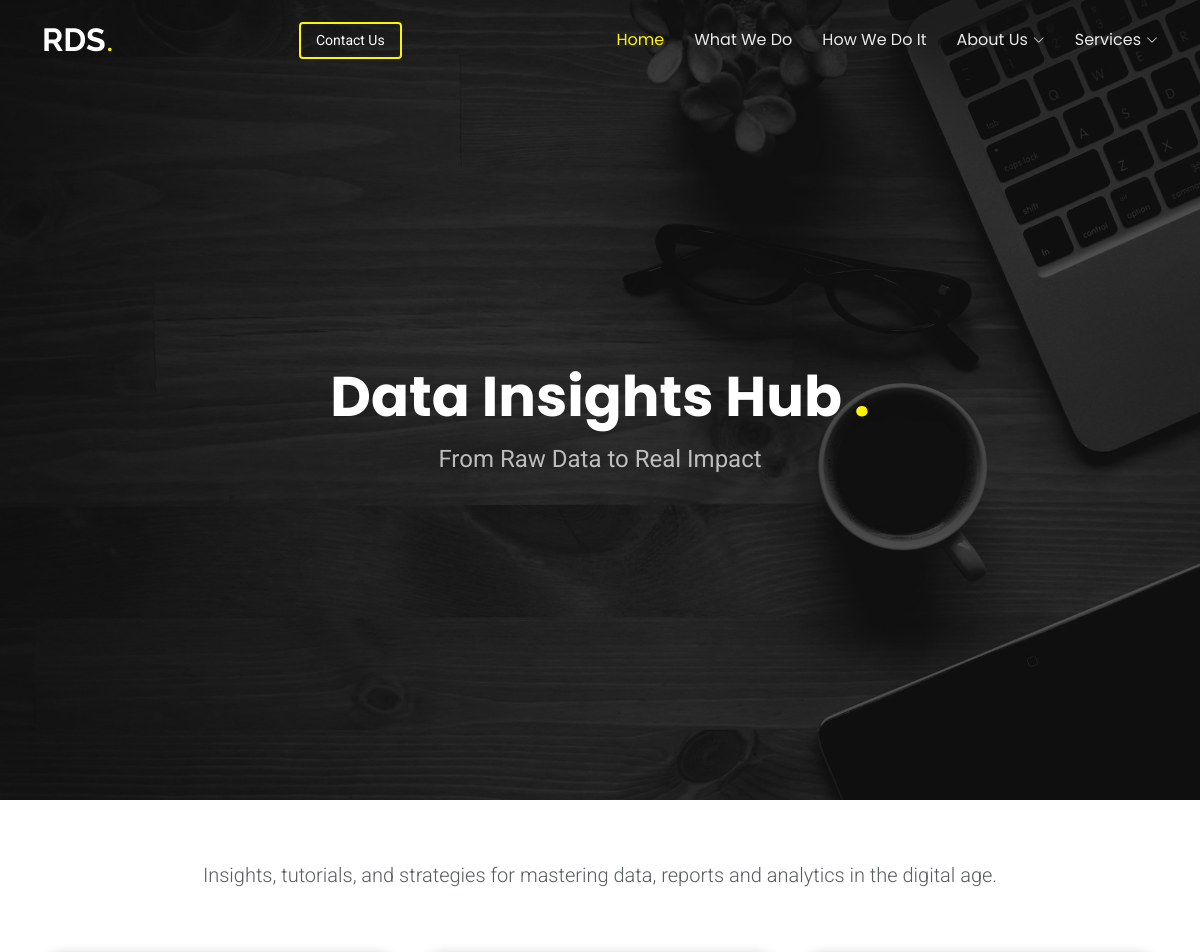
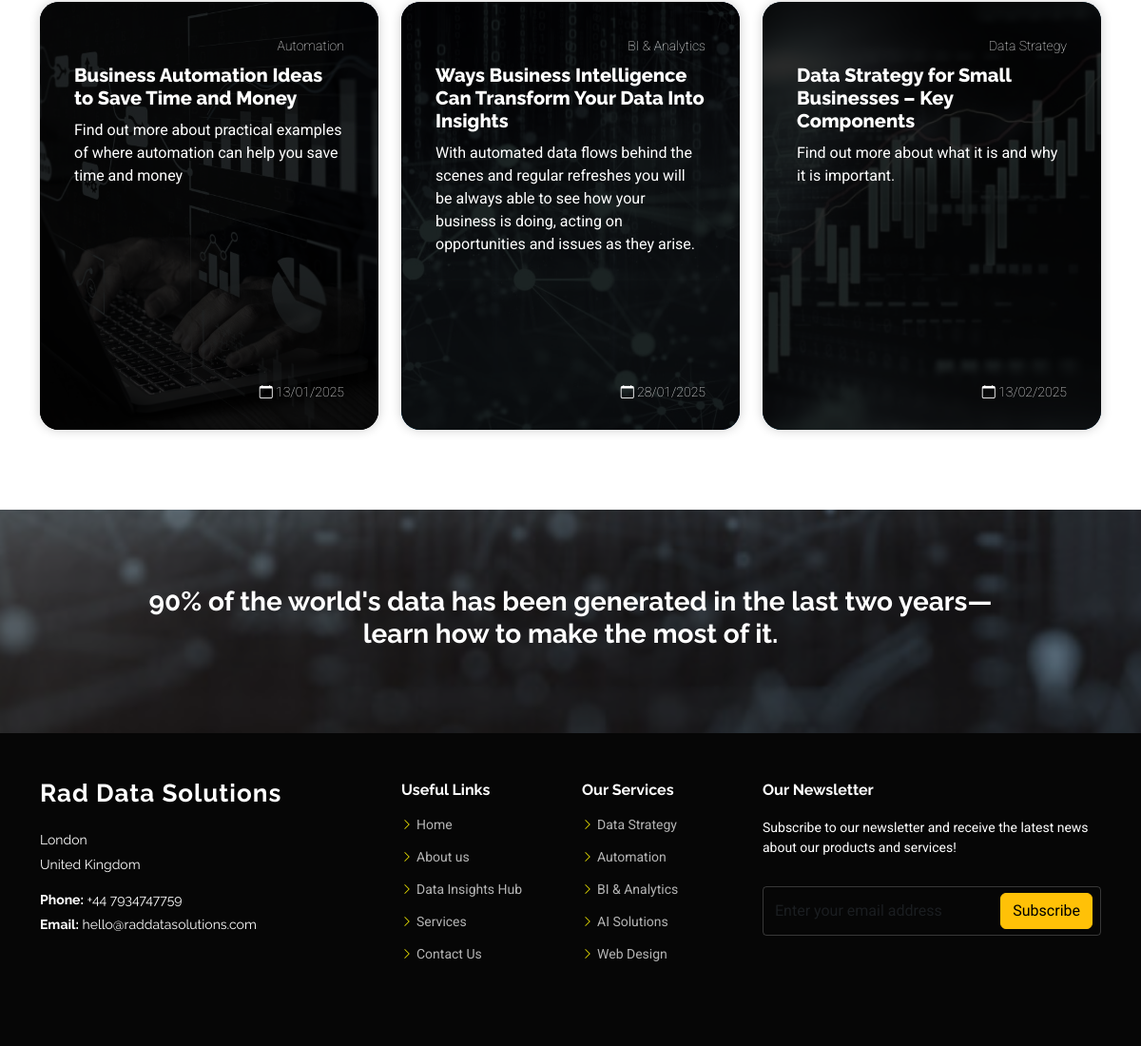
Screenshot of /blog/ with the database file from the repository (2 pictures, top to bottom).
### portfolio/models.py (models this page shows, shortened)
class DataSolutionCategory(models.Model):
	CATEGORY_CHOICES = [
		('DM', 'Data Strategy & Management'),
		('DE', 'Data Integration & Automation'),
		('DA', 'Business Insights & Analytics'),
		('DS', 'Machine Learning & AI'),
		('SP', 'Data Security & Privacy'),
		('CD', 'Cloud Data Solutions'),
		('OT', 'Other Services'),  # For any other category
		('WD', 'Web Design'),
	]
	id = models.AutoField(primary_key=True) # Auto-generated ID (hidden by default)
	code = models.CharField(max_length=2,choices=CATEGORY_CHOICES,default='OT',)
	name = models.CharField(max_length=100, blank=True, null=True)
	name_full = models.CharField(max_length=255, blank=True, null=True)
	name_alternate = models.CharField(max_length=255, blank=True, null=True)
	desc = models.TextField(blank=True, null=True)  # Optional description of the category
	desc_oneliner = models.CharField(max_length=255, blank=True, null=True)
	desc_short = models.CharField(max_length=500, blank=True, null=True)
	bg_img_path = models.CharField(max_length=255, blank=True, null=True)
	bi_icon = models.CharField(max_length=255, blank=True, null=True)
	href = models.CharField(max_length=255, blank=True, null=True)
	is_visible = models.BooleanField(default=True)
	def get_absolute_url(self):
		return reverse('service_detail', kwargs={'href': self.href})
	class Meta:
		verbose_name = "Data Solution Category"
		verbose_name_plural = "Data Solution Categories"

### portfolio/views.py (the view)
# urls.py: path('blog/', views.blog, name='blog'),
def blog(request):
	context = {
		'categories': categories,
		**GLOBAL_PRESETS,
		'articles':articles
	}
	return render(request, 'blog.html', context)

### portfolio/forms.py
class NewsletterSubscriptionForm(forms.ModelForm):
	class Meta:
		model = NewsletterSubscription
		fields = ['email']
		widgets = {
			'email': forms.EmailInput(attrs={
				'class': 'form-control',
				'placeholder': 'Enter your email address',
			}),
		}
		labels = {
			'email': '',  # No label for cleaner design
		}

### portfolio/context_processors.py (called while the page is built)
def newsletter_form(request):
    return {'newsletter_form': NewsletterSubscriptionForm()}

### portfolio/templates/blog.html
{% extends 'base.html' %}
{% load static %}
{% block content %}
{% include 'nav.html' %}
    <section id="hero_blog" class="hero section dark-background">
      <img src="{% static 'assets/img/blog/blog.jpg' %}" alt="" data-aos="fade-in">
      <div class="container">
        <div class="row justify-content-center text-center" data-aos="fade-up" data-aos-delay="20">
          <div class="col-xl-6 col-lg-8">
            <h2>
            Data Insights Hub
            <span>.</span></h2>
            <p>
            From Raw Data to Real Impact
            </p>
          </div>
        </div>
      </div>
    </section>
    <section class="blog_section">
      <div class="container">
        <div class="row">
          <div class="col text-center mb-5">
            <p class="lead text-muted">Insights, tutorials, and strategies for mastering data, reports and analytics in the digital age.</p>
          </div>
        </div>
        <div class="row">
          {% for article in articles %}
          <div class="col-sm-12 col-md-6 col-lg-4 mb-4">
            <div class="card blog_section_item card-has-bg" style="background-image: url('{% static 'assets/img/' %}{{article.img_static_path}}');">
              <div class="card-img-overlay d-flex flex-column justify-content-start">
                <div class="card-body">
                  <div class="d-flex gap-2 justify-content-end">
                    <small class="card-meta text-white mb-2">{{ article.service }}</i></small>
                  </div>
                  <h5 class="card-title text-white">{{article.title}}</h5>
                  <p class="card-text text-white">{{article.desc}}</p>
                </div>
              <div class="card-footer bg-transparent border-top-0 text-end">
                <small class="card-meta text-white mb-2"><i class="bi bi-calendar"></i> {{article.created}}</small>
              </div>
            </div>
            </div>
          </div>
          {% endfor %}
        </div>
      </div>
    </section>
    <section id="call-to-action" class="call-to-action section dark-background">
      <img src="{% static 'assets/img/cta-bg.jpg' %}" alt="">
      <div class="container">
        <div class="row justify-content-center" data-aos="zoom-in" data-aos-delay="20">
          <div class="col-xl-10">
            <div class="text-center">
              <h3>90% of the world's data has been generated in the last two years—learn how to make the most of it.</h3>
            </div>
          </div>
        </div>
      </div>
    </section>
{% endblock %}

### portfolio/templates/footer.html (shortened to what this page needs)
<footer id="footer" class="footer dark-background">
    <div class="footer-top">
      <div class="container">
        <div class="row gy-4">
          <div class="col-lg-4 col-md-6 footer-about">
            <a href="index.html" class="logo d-flex align-items-center">
              <span class="sitename">{{name_full}}</span>
            </a>
            <div class="footer-contact pt-3">
              <p>{{ address_1 }}</p>
              <p>{{ address_2 }}</p>
              <p class="mt-3"><strong>Phone:</strong> <span>{{ contact_phone }}</span></p>
              <p><strong>Email:</strong> <span>{{ contact_email }}</span></p>
            </div>
          </div>
          <div class="col-lg-2 col-md-3 footer-links">
            <h4>Useful Links</h4>
            <ul>
              <li><i class="bi bi-chevron-right"></i> <a href="{% url 'home' %}"> Home</a></li>
              <li><i class="bi bi-chevron-right"></i> <a href="{% url 'about_team' %}"> About us</a></li>
              <li><i class="bi bi-chevron-right"></i> <a href="{% url 'blog' %}"> Data Insights Hub</a></li>
              <li><i class="bi bi-chevron-right"></i> <a href="{% url 'home' %}#services"> Services</a></li>
              <li><i class="bi bi-chevron-right"></i> <a href="{% url 'contact_us' %}"> Contact Us</a></li>
            </ul>
          </div>
          <div class="col-lg-2 col-md-3 footer-links">
            <h4>Our Services</h4>
            <ul>
              {% for cat in categories %}
              <li><i class="bi bi-chevron-right"></i> <a href="{{ cat.get_absolute_url }}">{{ cat.name }}</a></li>
              {% endfor %}
            </ul>
          </div>
          <div class="col-lg-4 col-md-12 footer-newsletter">
            <h4>Our Newsletter</h4>
            <p>Subscribe to our newsletter and receive the latest news about our products and services!</p>
            <form method="post" action="{% url 'newsletter_signup' %}" novalidate>
              <div class="newsletter-form">
                {{ newsletter_form.email }}
                <button type="submit" class="btn btn-warning">Subscribe</button>
              </div>
            </form>
            </div>
        </div>
      </div>
    </div>
</footer>

### rows the page displays
DataSolutionCategory: name "Data Strategy"
DataSolutionCategory: name "Automation"
DataSolutionCategory: name "BI & Analytics"
DataSolutionCategory: name "AI Solutions"
DataSolutionCategory: name "Web Design"

### other values shown
{{ name_short }} "RDS"
{{ article.service }} "Automation" "BI & Analytics" "Data Strategy"
{{ article.title }} "Business Automation Ideas to Save Time and Money" "Ways Business Intelligence Can Transform Your Data Into Insights" "Data Strategy for Small Businesses – Key Components"
{{ article.desc }} "Find out more about practical examples of where automation can help you save time and money" "With automated data flows behind the scenes and regular refreshes you will be always able to see how your business is doing, acting on opportunities and issues as they arise." "Find out more about what it is and why it is important."
{{ article.created }} "13/01/2025" "28/01/2025" "13/02/2025"
{{ name_full }} "Rad Data Solutions"
{{ address_1 }} "London"
{{ address_2 }} "United Kingdom"
{{ contact_phone }} "+44 7934747759"
{{ contact_email }} "hello@raddatasolutions.com"
